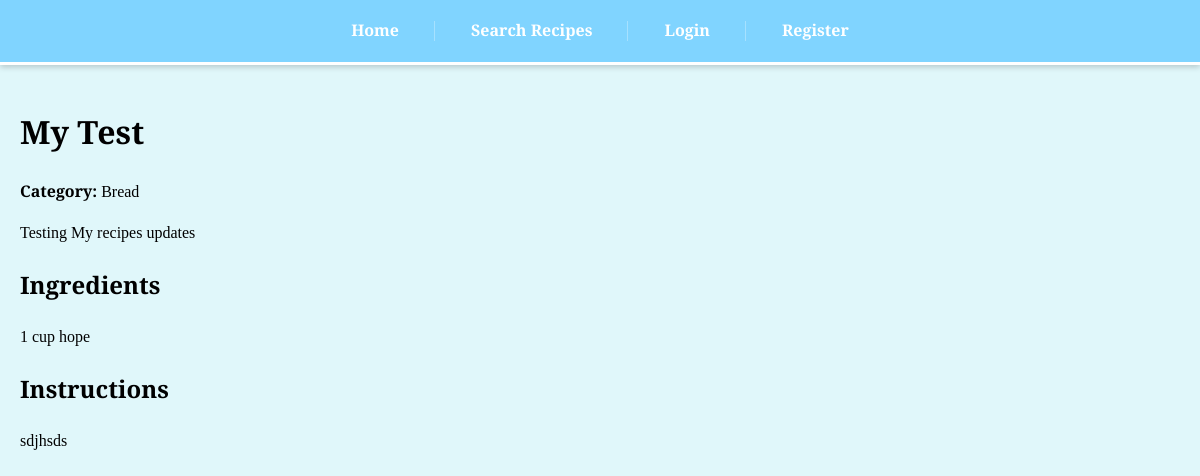
Page /recipe/1/ on the committed database.
### recipes/models.py (models this page shows, shortened)
class Recipe(models.Model):
    title = models.CharField(max_length=255)
    description = models.TextField()
    ingredients = models.TextField()
    instructions = models.TextField()
    category = models.CharField(max_length=100)
    created_at = models.DateTimeField(auto_now_add=True)
    author = models.ForeignKey(User, on_delete=models.CASCADE)
    views = models.PositiveIntegerField(default=0)
    rating = models.FloatField(default=0.0)
    image = models.ImageField(upload_to='recipe_images/', blank=True, null=True)

### recipes/views.py (the view)
# urls.py: path('recipe/<int:pk>/', views.recipe_detail_local, name='recipe-detail-local'),
def recipe_detail_local(request, pk):
    recipe = get_object_or_404(Recipe, pk=pk)
    return render(request, 'recipes/recipe_detail_local.html', {'recipe': recipe})

### recipes/templates/recipes/recipe_detail_local.html (shortened to what this page needs)
{% extends "recipes/base.html" %}
{% block content %}
<div class="recipe-detail">
    <h1>{{ recipe.title }}</h1>
    <p><strong>Category:</strong> {{ recipe.category }}</p>
    <p>{{ recipe.description }}</p>
    <h2>Ingredients</h2>
    <p>{{ recipe.ingredients|linebreaks }}</p>
    <h2>Instructions</h2>
    <p>{{ recipe.instructions|linebreaks }}</p>
</div>
{% endblock %}

### recipes/templates/recipes/base.html (style rules this page uses)
body { font-family: 'Playfair Display', serif; margin: 0; padding: 0; line-height: 1.6; background-color: #e0f7fa; }

### rows in the picture
Recipe: title "My Test", category "Bread", description "Testing My recipes updates", ingredients "1 cup hope", instructions "sdjhsds"
